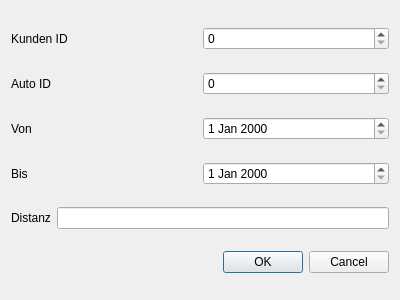
<?xml version="1.0" encoding="UTF-8"?>
<ui version="4.0">
 <class>rental_dialog</class>
 <widget class="QDialog" name="rental_dialog">
  <property name="geometry">
   <rect>
    <x>0</x>
    <y>0</y>
    <width>400</width>
    <height>300</height>
   </rect>
  </property>
  <property name="windowTitle">
   <string>Dialog</string>
  </property>
  <layout class="QVBoxLayout" name="verticalLayout">
   <item>
    <layout class="QHBoxLayout" name="horizontalLayout">
     <item>
      <widget class="QLabel" name="label">
       <property name="text">
        <string>Kunden ID</string>
       </property>
      </widget>
     </item>
     <item>
      <widget class="QSpinBox" name="customerSpinBox"/>
     </item>
    </layout>
   </item>
   <item>
    <layout class="QHBoxLayout" name="horizontalLayout_4">
     <item>
      <widget class="QLabel" name="label_2">
       <property name="text">
        <string>Auto ID</string>
       </property>
      </widget>
     </item>
     <item>
      <widget class="QSpinBox" name="carSpinBox"/>
     </item>
    </layout>
   </item>
   <item>
    <layout class="QHBoxLayout" name="horizontalLayout_3">
     <item>
      <widget class="QLabel" name="label_3">
       <property name="text">
        <string>Von</string>
       </property>
      </widget>
     </item>
     <item>
      <widget class="QDateEdit" name="fromDateEdit"/>
     </item>
    </layout>
   </item>
   <item>
    <layout class="QHBoxLayout" name="horizontalLayout_2">
     <item>
      <widget class="QLabel" name="label_4">
       <property name="text">
        <string>Bis</string>
       </property>
      </widget>
     </item>
     <item>
      <widget class="QDateEdit" name="toDateEdit"/>
     </item>
    </layout>
   </item>
   <item>
    <layout class="QHBoxLayout" name="horizontalLayout_5">
     <item>
      <widget class="QLabel" name="label_5">
       <property name="text">
        <string>Distanz</string>
       </property>
      </widget>
     </item>
     <item>
      <widget class="QLineEdit" name="distancelineEdit"/>
     </item>
    </layout>
   </item>
   <item>
    <widget class="QDialogButtonBox" name="buttonBox">
     <property name="orientation">
      <enum>Qt::Horizontal</enum>
     </property>
     <property name="standardButtons">
      <set>QDialogButtonBox::Cancel|QDialogButtonBox::Ok</set>
     </property>
    </widget>
   </item>
  </layout>
 </widget>
 <resources/>
 <connections>
  <connection>
   <sender>buttonBox</sender>
   <signal>accepted()</signal>
   <receiver>rental_dialog</receiver>
   <slot>accept()</slot>
   <hints>
    <hint type="sourcelabel">
     <x>248</x>
     <y>254</y>
    </hint>
    <hint type="destinationlabel">
     <x>157</x>
     <y>274</y>
    </hint>
   </hints>
  </connection>
  <connection>
   <sender>buttonBox</sender>
   <signal>rejected()</signal>
   <receiver>rental_dialog</receiver>
   <slot>reject()</slot>
   <hints>
    <hint type="sourcelabel">
     <x>316</x>
     <y>260</y>
    </hint>
    <hint type="destinationlabel">
     <x>286</x>
     <y>274</y>
    </hint>
   </hints>
  </connection>
 </connections>
</ui>
